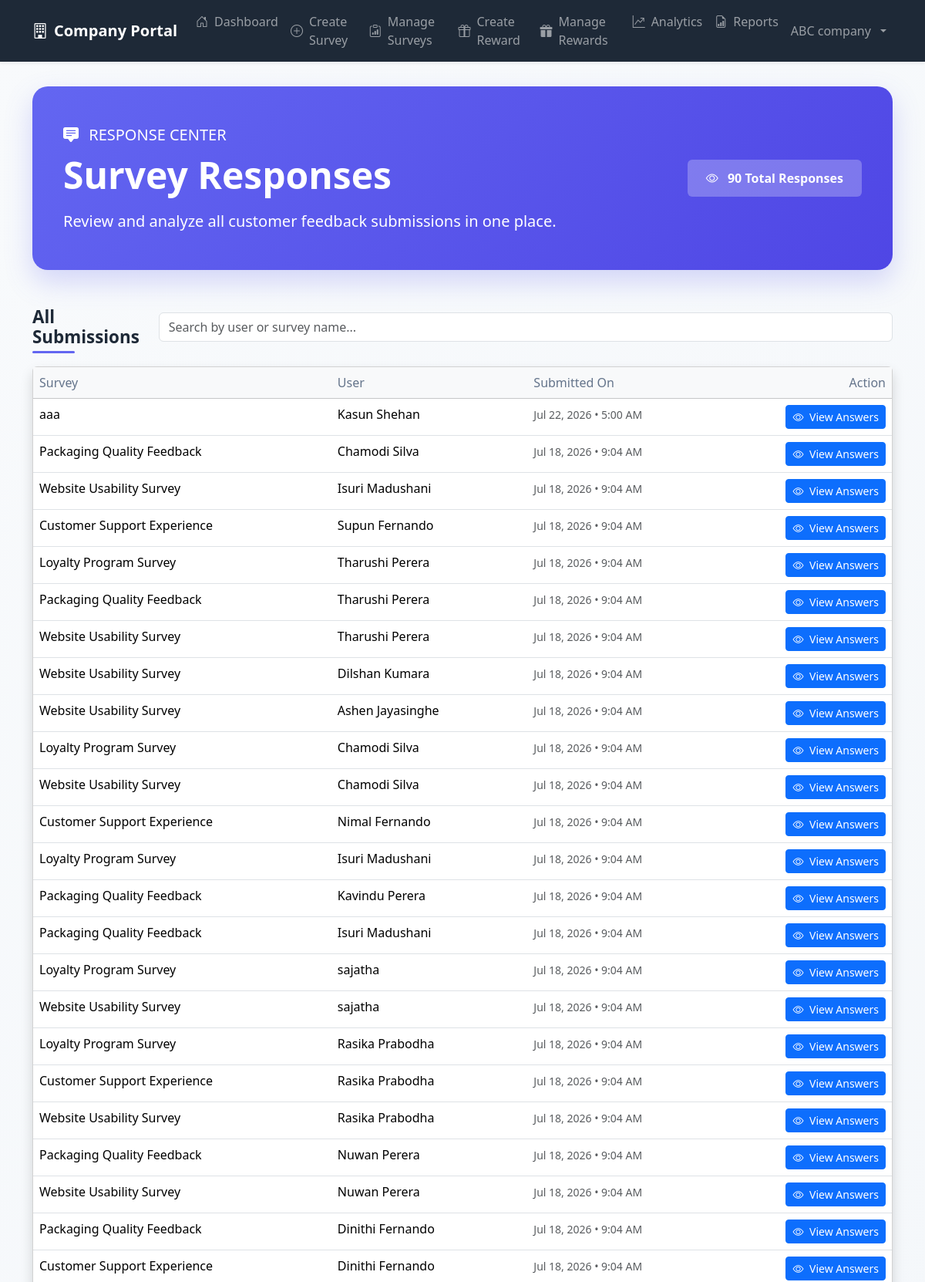
The page /company/view_responses.php (signed in, upper part) on the database its author committed.
### tables this page shows
CREATE TABLE `responses` (
  `response_id` int NOT NULL AUTO_INCREMENT,
  `user_id` int NOT NULL,
  `survey_id` int NOT NULL,
  `submitted_at` timestamp NULL DEFAULT CURRENT_TIMESTAMP,
  PRIMARY KEY (`response_id`),
  UNIQUE KEY `uk_user_survey` (`user_id`,`survey_id`),
  KEY `user_id` (`user_id`),
  KEY `survey_id` (`survey_id`),
  CONSTRAINT `fk_responses_survey` FOREIGN KEY (`survey_id`) REFERENCES `surveys` (`survey_id`) ON DELETE RESTRICT,
  CONSTRAINT `fk_responses_user` FOREIGN KEY (`user_id`) REFERENCES `users` (`user_id`) ON DELETE RESTRICT
);

CREATE TABLE `surveys` (
  `survey_id` int NOT NULL AUTO_INCREMENT,
  `company_id` int NOT NULL,
  `title` varchar(200) NOT NULL,
  `description` text,
  `points_reward` int NOT NULL,
  `status` enum('draft','active') DEFAULT 'draft',
  `expiry_date` date DEFAULT NULL,
  `created_at` timestamp NULL DEFAULT CURRENT_TIMESTAMP,
  PRIMARY KEY (`survey_id`),
  KEY `company_id` (`company_id`),
  KEY `idx_status` (`status`),
  KEY `idx_expiry` (`expiry_date`),
  CONSTRAINT `fk_surveys_company` FOREIGN KEY (`company_id`) REFERENCES `companies` (`company_id`) ON DELETE CASCADE
);

### company/view_responses.php (the view, shortened to what this page needs)
<?php
include("../config/db.php");
$company_id = $_SESSION['company_id'];
$stmt = $conn->prepare("
SELECT
    responses.response_id,
    responses.submitted_at,
    CASE
        WHEN users.is_deleted = 1 THEN 'Deleted Account'
        ELSE users.name
    END AS name,
    surveys.title
FROM responses
JOIN users
ON responses.user_id = users.user_id
JOIN surveys
ON responses.survey_id = surveys.survey_id
WHERE surveys.company_id = ?
ORDER BY responses.submitted_at DESC
");
$stmt->bind_param("i", $company_id);
$stmt->execute();
$result = $stmt->get_result();
?>
<!DOCTYPE html>
<html lang="en">
<head>
    <link href="https://cdn.jsdelivr.net/npm/bootstrap@5.3.6/dist/css/bootstrap.min.css" rel="stylesheet">
    <link href="https://cdn.jsdelivr.net/npm/bootstrap-icons@1.11.3/font/bootstrap-icons.css" rel="stylesheet">
</head>
<body>
    <?php include("../includes/company_navbar.php"); ?>
    <div class="container dashboard-container">
        <div class="hero-section">
            <div class="row align-items-center">
                <div class="col-lg-8">
                    <p class="mb-2 opacity-90 fs-5">
                        <i class="bi bi-chat-square-text-fill me-2"></i>
                        RESPONSE CENTER
                    </p>
                    <h1 class="display-5 fw-bold mb-3">Survey Responses</h1>
                    <p class="lead opacity-90 mb-0">
                        Review and analyze all customer feedback submissions in one place.
                    </p>
                </div>
                <div class="col-lg-4 text-lg-end mt-4 mt-lg-0">
                    <div class="badge bg-white bg-opacity-25 px-4 py-3 fs-6">
                        <i class="bi bi-eye me-2"></i>
                        <?php echo mysqli_num_rows($result); ?> Total Responses
                    </div>
                </div>
            </div>
        </div>
        <?php if (mysqli_num_rows($result) > 0): ?>
            <div class="mb-4 d-flex flex-column flex-md-row gap-3 justify-content-between align-items-md-center">
                <h4 class="section-title mb-0">All Submissions</h4>
                <input type="text" id="responseSearch"
                       class="form-control w-100 w-md-50"
                       placeholder="Search by user or survey name..."
                       onkeyup="filterResponses()">
            </div>
            <div class="card shadow">
                <div class="card-body p-0">
                    <div class="table-responsive">
                        <table class="table table-hover mb-0" id="responsesTable">
                            <thead class="table-light">
                                <tr>
                                    <th>Survey</th>
                                    <th>User</th>
                                    <th>Submitted On</th>
                                    <th class="text-end">Action</th>
                                </tr>
                            </thead>
                            <tbody>
                                <?php
                                mysqli_data_seek($result, 0);
                                while($row = mysqli_fetch_assoc($result)):
                                ?>
                                    <tr class="response-row">
                                        <td class="fw-medium"><?php echo htmlspecialchars($row['title']); ?></td>
                                        <td><?php
                                                if ($row['name'] == 'Deleted Account') {
                                                    echo '<span class="badge bg-secondary">Deleted Account</span>';
                                                } else {
                                                    echo htmlspecialchars($row['name']);
                                                }
                                                ?>
                                        </td>
                                        <td>
                                            <small class="text-muted">
                                                <?php echo date('M j, Y • g:i A', strtotime($row['submitted_at'])); ?>
                                            </small>
                                        </td>
                                        <td class="text-end">
                                            <a href="view_response_details.php?id=<?php echo $row['response_id']; ?>"
                                               class="btn btn-primary btn-sm">
                                                <i class="bi bi-eye me-1"></i>
                                                View Answers
                                            </a>
                                        </td>
                                    </tr>
                                <?php endwhile; ?>
                            </tbody>
                        </table>
                    </div>
                </div>
            </div>
        <?php endif; ?>
    </div>
</body>
</html>

### company/view_responses.php (style rules this page uses)
:root { --primary: #6366f1; --primary-dark: #4f46e5; --success: #10b981; --dark: #1e2937; }
body { background: linear-gradient(135deg, #f8fafc 0%, #f1f5f9 100%); font-family: 'Segoe UI', system-ui, -apple-system, sans-serif; min-height: 100vh; }
.dashboard-container { padding-top: 2rem; padding-bottom: 5rem; }
.hero-section { background: linear-gradient(135deg, #6366f1 0%, #4f46e5 100%); color: white; border-radius: 20px; padding: 3rem 2.5rem; margin-bottom: 3rem; box-shadow: 0 15px 35px rgba(99, 102, 241, 0.25); }
.table th { font-weight: 500; color: #64748b; }
.section-title { font-size: 1.4rem; font-weight: 600; color: var(--dark); position: relative; display: inline-block; }
.section-title:after { content: ''; position: absolute; bottom: -7px; left: 0; width: 55px; height: 3px; background: var(--primary); border-radius: 3px; }

### rows shown on the page
responses: survey.title "aaa", name "Kasun Shehan", submitted_at "Jul 22, 2026 • 5:00 AM"
responses: survey.title "Packaging Quality Feedback", name "Chamodi Silva", submitted_at "Jul 18, 2026 • 9:04 AM"
responses: survey.title "Website Usability Survey", name "Isuri Madushani", submitted_at "Jul 18, 2026 • 9:04 AM"
responses: survey.title "Customer Support Experience", name "Supun Fernando", submitted_at "Jul 18, 2026 • 9:04 AM"
responses: survey.title "Loyalty Program Survey", name "Tharushi Perera", submitted_at "Jul 18, 2026 • 9:04 AM"
responses: survey.title "Packaging Quality Feedback", name "Tharushi Perera", submitted_at "Jul 18, 2026 • 9:04 AM"
responses: survey.title "Website Usability Survey", name "Tharushi Perera", submitted_at "Jul 18, 2026 • 9:04 AM"
responses: survey.title "Website Usability Survey", name "Dilshan Kumara", submitted_at "Jul 18, 2026 • 9:04 AM"
responses: survey.title "Website Usability Survey", name "Ashen Jayasinghe", submitted_at "Jul 18, 2026 • 9:04 AM"
responses: survey.title "Loyalty Program Survey", name "Chamodi Silva", submitted_at "Jul 18, 2026 • 9:04 AM"
responses: survey.title "Website Usability Survey", name "Chamodi Silva", submitted_at "Jul 18, 2026 • 9:04 AM"
responses: survey.title "Customer Support Experience", name "Nimal Fernando", submitted_at "Jul 18, 2026 • 9:04 AM"
responses: survey.title "Loyalty Program Survey", name "Isuri Madushani", submitted_at "Jul 18, 2026 • 9:04 AM"
responses: survey.title "Packaging Quality Feedback", name "Kavindu Perera", submitted_at "Jul 18, 2026 • 9:04 AM"
responses: survey.title "Packaging Quality Feedback", name "Isuri Madushani", submitted_at "Jul 18, 2026 • 9:04 AM"
responses: survey.title "Loyalty Program Survey", name "sajatha", submitted_at "Jul 18, 2026 • 9:04 AM"
responses: survey.title "Website Usability Survey", name "sajatha", submitted_at "Jul 18, 2026 • 9:04 AM"
responses: survey.title "Loyalty Program Survey", name "Rasika Prabodha", submitted_at "Jul 18, 2026 • 9:04 AM"
responses: survey.title "Customer Support Experience", name "Rasika Prabodha", submitted_at "Jul 18, 2026 • 9:04 AM"
responses: survey.title "Website Usability Survey", name "Rasika Prabodha", submitted_at "Jul 18, 2026 • 9:04 AM"
responses: survey.title "Packaging Quality Feedback", name "Nuwan Perera", submitted_at "Jul 18, 2026 • 9:04 AM"
responses: survey.title "Website Usability Survey", name "Nuwan Perera", submitted_at "Jul 18, 2026 • 9:04 AM"
responses: survey.title "Packaging Quality Feedback", name "Dinithi Fernando", submitted_at "Jul 18, 2026 • 9:04 AM"
responses: survey.title "Customer Support Experience", name "Dinithi Fernando", submitted_at "Jul 18, 2026 • 9:04 AM"

### other values the page prints
$_SESSION['company_name'] "ABC company"
mysqli_num_rows($result) "90"
